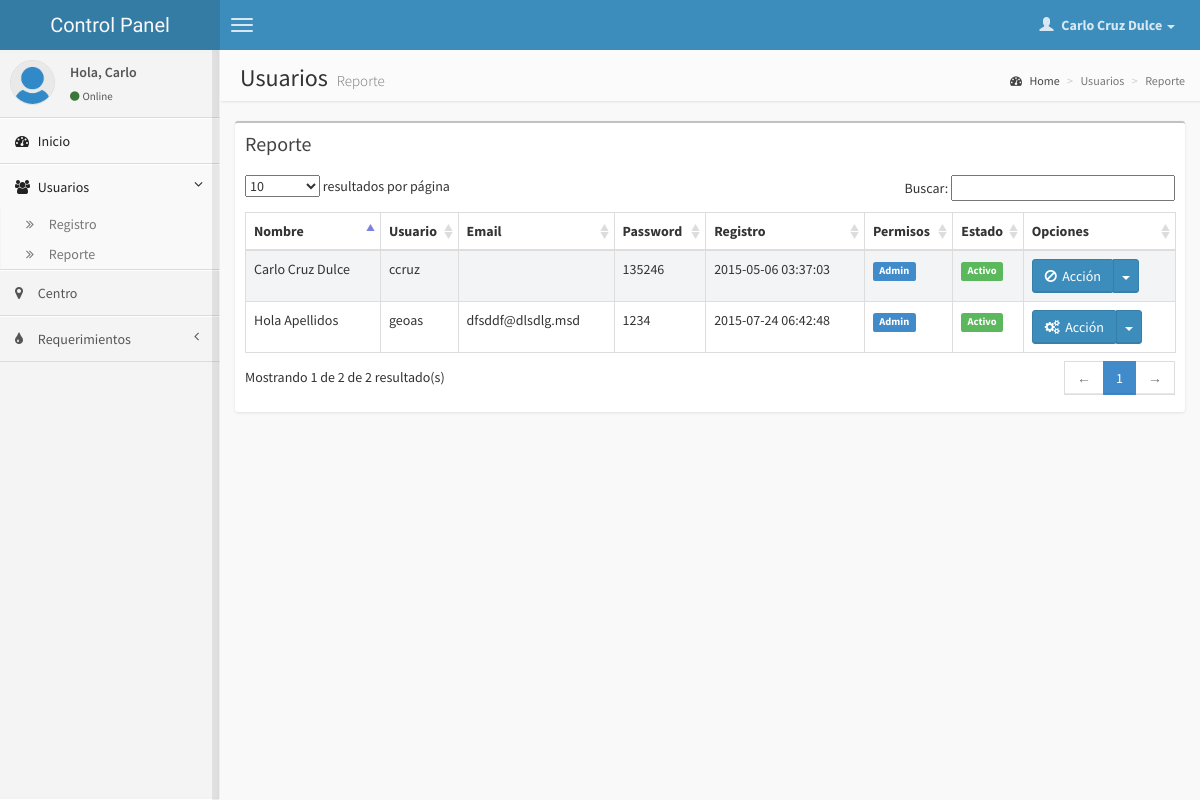
Screenshot of /admin/usuario_reporte.php?ans=est (signed in) with the database file from the repository.
### tables this page shows
CREATE TABLE IF NOT EXISTS `personal` (
  `id` int(11) NOT NULL,
  `idcentro` int(11) NOT NULL,
  `username` varchar(20) NOT NULL,
  `email` varchar(100) NOT NULL,
  `password` varchar(10) NOT NULL,
  `nombre` varchar(100) NOT NULL,
  `imagen` varchar(100) NOT NULL DEFAULT 'noimagen.jpg',
  `permisos` char(1) NOT NULL DEFAULT '1',
  `fecha` timestamp NOT NULL DEFAULT CURRENT_TIMESTAMP,
  `estado` char(1) NOT NULL DEFAULT '1'
);

CREATE TABLE IF NOT EXISTS `usuarios` (
  `id` int(11) NOT NULL,
  `username` varchar(20) NOT NULL,
  `email` varchar(100) NOT NULL,
  `password` varchar(10) NOT NULL,
  `nombre` varchar(100) NOT NULL,
  `imagen` varchar(100) NOT NULL DEFAULT 'noimagen.jpg',
  `permisos` char(1) NOT NULL DEFAULT '1',
  `fecha` timestamp NOT NULL DEFAULT CURRENT_TIMESTAMP,
  `estado` char(1) NOT NULL DEFAULT '1'
);

### admin/usuario_reporte.php (the view, shortened to what this page needs)
<?php
	$s_idusuario=$_SESSION["idusuario"];
	$s_usuario=$_SESSION["username"];
	$s_nombre=$_SESSION["nombre"];
	$rsbuscar=mysql_query("select * from personal where username='$s_usuario'");
	$encontrado=mysql_fetch_array($rsbuscar);
	$foto=$encontrado["imagen"];
?>
<!DOCTYPE html>
<html>
    <head>
        <link href="css/bootstrap.min.css" rel="stylesheet" type="text/css" />
        <link href="css/font-awesome.min.css" rel="stylesheet" type="text/css" />
        <link href="css/ionicons.min.css" rel="stylesheet" type="text/css" />
        <link href="css/datatables/dataTables.bootstrap.css" rel="stylesheet" type="text/css" />
        <link href="css/AdminLTE.css" rel="stylesheet" type="text/css" />
    </head>
    <body class="skin-blue fixed">
        <header class="header">
            <a href="index.php" class="logo">
				Control Panel
            </a>
            <nav class="navbar navbar-static-top" role="navigation">
                <a href="#" class="navbar-btn sidebar-toggle" data-toggle="offcanvas" role="button">
                    <span class="icon-bar"></span>
                    <span class="icon-bar"></span>
                    <span class="icon-bar"></span>
                </a>
                <div class="navbar-right">
                    <ul class="nav navbar-nav">
                        <li class="dropdown user user-menu">
                            <a href="#" class="dropdown-toggle" data-toggle="dropdown">
                                <i class="glyphicon glyphicon-user"></i>
                                <span><?php echo $s_nombre ?> <i class="caret"></i></span>
                            </a>
                        </li>
                    </ul>
                </div>
            </nav>
        </header>
        <div class="wrapper row-offcanvas row-offcanvas-left">
            <aside class="left-side sidebar-offcanvas">
                <section class="sidebar">
                    <div class="user-panel">
                        <div class="pull-left image">
                            <img src="img/usuarios/<?php echo $foto ?>" class="img-circle" alt="User Image" />
                        </div>
                        <div class="pull-left info">
                            <p>Hola,
							<?php
							$nombre = explode(" ", $s_nombre);
							echo $nombre[0];
							?> </p>
                            <a href="#"><i class="fa fa-circle text-success"></i>Online</a>
                        </div>
                    </div>
                    <ul class="sidebar-menu">
                        <li class="active">
                            <a href="index.php">
                                <i class="fa fa-dashboard"></i> <span>Inicio</span>
                            </a>
                        </li>
                        <li class="treeview active">
                            <a href="#">
                                <i class="fa fa-users"></i>
                                <span>Usuarios</span>
                                <i class="fa fa-angle-left pull-right"></i>
                            </a>
                            <ul class="treeview-menu">
                                <li><a href="usuario_registro.php"><i class="fa fa-angle-double-right"></i> Registro</a></li>
                                <li><a href="usuario_reporte.php"><i class="fa fa-angle-double-right"></i> Reporte</a></li>
                            </ul>
                        </li>
						<li>
                            <a href="centro.php">
                                <i class="fa fa-map-marker"></i> <span>Centro</span>
                            </a>
                        </li>
						<li class="treeview">
                            <a href="#">
                                <i class="fa fa-tint"></i>
                                <span>Requerimientos</span>
                                <i class="fa fa-angle-left pull-right"></i>
                            </a>
                        </li>
                    </ul>
                </section>
            </aside>
            <aside class="right-side">
                <section class="content-header">
                    <h1>
                        Usuarios
                        <small>Reporte</small>
                    </h1>
                    <ol class="breadcrumb">
                        <li><a href="#"><i class="fa fa-dashboard"></i> Home</a></li>
                        <li class="active">Usuarios</li>
                        <li class="active">Reporte</li>
                    </ol>
                </section>
                <section class="content">
					<div class="row">
                        <div class="col-xs-12">
                            <div class="box">
                                <div class="box-header">
                                    <h3 class="box-title">Reporte</h3>
                                </div>
                                <div class="box-body table-responsive">
                                    <table id="example1" class="table table-bordered table-striped">
                                        <thead>
                                            <tr>
												<th>Nombre</th>
                                                <th>Usuario</th>
                                                <th>Email</th>
                                                <th>Password</th>
                                                <th>Registro</th>
												<th>Permisos</th>
                                                <th>Estado</th>
                                                <th>Opciones</th>
                                            </tr>
                                        </thead>
                                        <tbody>
										<?php
											$query = "SELECT * FROM usuarios order by fecha asc";
											$rs = mysql_query($query);
											while($rsconsulta = mysql_fetch_array($rs)) {
										?>
                                            <tr>
												<td><?php echo $rsconsulta['nombre'] ?></td>
                                                <td><?php echo $rsconsulta['username'] ?></td>
                                                <td><?php echo $rsconsulta['email'] ?></td>
                                                <td><?php echo $rsconsulta['password'] ?></td>
                                                <td><?php echo $rsconsulta['fecha'] ?></td>
												<td><?php if ($rsconsulta['permisos']=="1") { ?>
													<span class="label label-primary">Admin</span>
													<?php } else { ?>
													<span class="label label-info">Editor</span>
													<?php } ?>
												</td>
												<td><?php if ($rsconsulta['estado']=="1") { ?>
													<span class="label label-success">Activo</span>
													<?php } else { ?>
													<span class="label label-danger">Inactivo</span>
													<?php } ?>
												</td>
                                                <td>
													<div class="btn-group" align="right">
													<?php if ($s_idusuario != $rsconsulta['id']) { ?>
														<button type="button" class="btn btn-primary dropdown-toggle" data-toggle="dropdown""><i class="fa fa-gears"></i> &nbsp;Acción</button>
														<button type="button" class="btn btn-primary dropdown-toggle" data-toggle="dropdown">
															<span class="caret"></span>
														</button>
													<?php } else { ?>
														<button type="button" class="btn btn-primary dropdown-toggle" data-toggle="dropdown""><i class="fa fa-ban"></i> &nbsp;Acción</button>
														<button type="button" class="btn btn-primary dropdown-toggle" data-toggle="dropdown">
															<span class="caret"></span>
														</button>
													<?php }  ?>
													</div>
												</td>
                                            </tr>
										<?php } ?>
                                        </tbody>
                                    </table>
                                </div>
                            </div>
                        </div>
                    </div>
                </section>
            </aside>
        </div>
    </body>
</html>

### rows the page displays
personal: imagen (placeholder picture)
usuarios: nombre "Carlo Cruz Dulce", username "ccruz", password "135246", fecha "2015-05-06 03:37:03", permisos "Admin", estado "Activo", shows "Acción"
usuarios: nombre "Hola Apellidos", username "geoas", email "dfsddf@dlsdlg.msd", password "1234", fecha "2015-07-24 06:42:48", permisos "Admin", estado "Activo"

### other values shown
$s_nombre "Carlo Cruz Dulce"
$nombre[0] "Carlo"
